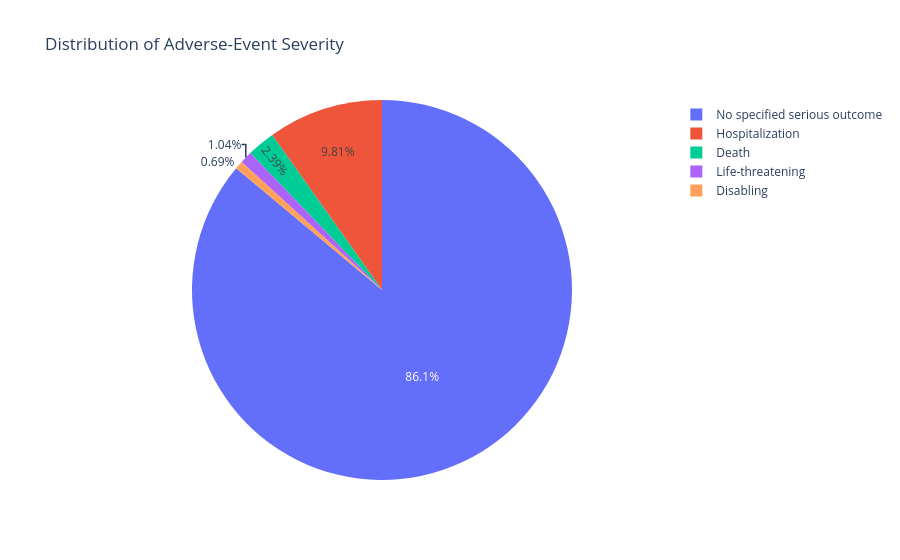

The notebook cell this image was saved under:
### Code cell
fig = px.pie(
    df_reports,
    names="severity_label",
    title="Distribution of Adverse-Event Severity")
fig.show()

### Figure 1 — Plotly figure (JSON) as saved in the notebook; plotly's stock layout.template omitted (floating-point values rounded to 4 significant figures; data arrays with more than 128 entries replaced by an {"elided": "..."} marker saying what was removed)
{"data": [{"domain": {"x": [0, 1], "y": [0, 1]}, "hovertemplate": "severity_label=%{label}<extra></extra>", "labels": {"elided": "54170 str values"}, "legendgroup": "", "name": "", "showlegend": true, "type": "pie"}], "layout": {"legend": {"tracegroupgap": 0}, "title": {"text": "Distribution of Adverse-Event Severity"}}}
